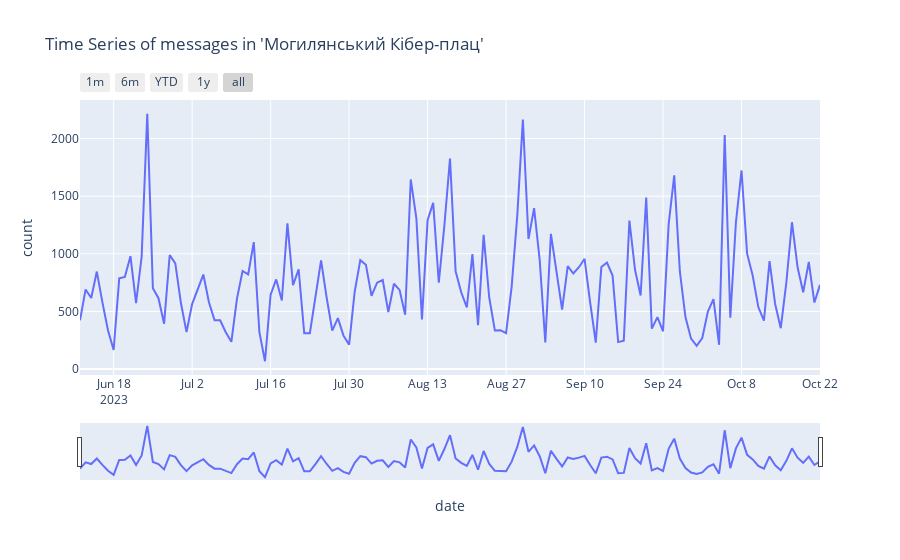

Source (notebook cell):
### Code cell
cyberpl_time = pd.DataFrame()
cyberpl_time['count'] = cyberplats_df.groupby(['date']).size()
fig = px.line(cyberpl_time, x=cyberpl_time.index, y='count', title="Time Series of messages in 'Могилянський Кібер-плац'")

fig.update_xaxes(
    rangeslider_visible=True,
    rangeselector=dict(
        buttons=list([
            dict(count=1, label="1m", step="month", stepmode="backward"),
            dict(count=6, label="6m", step="month", stepmode="backward"),
            dict(count=1, label="YTD", step="year", stepmode="todate"),
            dict(count=1, label="1y", step="year", stepmode="backward"),
            dict(step="all")
        ])
    )
)
fig.show()

### Figure 1 — Plotly figure (JSON) as saved in the notebook; plotly's stock layout.template omitted (floating-point values rounded to 4 significant figures; data arrays with more than 128 entries replaced by an {"elided": "..."} marker saying what was removed)
{"data": [{"hovertemplate": "date=%{x}<br>count=%{y}<extra></extra>", "legendgroup": "", "line": {"color": "#636efa", "dash": "solid"}, "marker": {"symbol": "circle"}, "mode": "lines", "name": "", "orientation": "v", "showlegend": false, "x": {"elided": "133 str values"}, "xaxis": "x", "y": {"elided": "133 int values"}, "yaxis": "y", "type": "scatter"}], "layout": {"xaxis": {"anchor": "y", "domain": [0.0, 1.0], "title": {"text": "date"}, "rangeslider": {"visible": true}, "rangeselector": {"buttons": [{"count": 1, "label": "1m", "step": "month", "stepmode": "backward"}, {"count": 6, "label": "6m", "step": "month", "stepmode": "backward"}, {"count": 1, "label": "YTD", "step": "year", "stepmode": "todate"}, {"count": 1, "label": "1y", "step": "year", "stepmode": "backward"}, {"step": "all"}]}}, "yaxis": {"anchor": "x", "domain": [0.0, 1.0], "title": {"text": "count"}}, "legend": {"tracegroupgap": 0}, "title": {"text": "Time Series of messages in 'Могилянський Кібер-плац'"}}}
